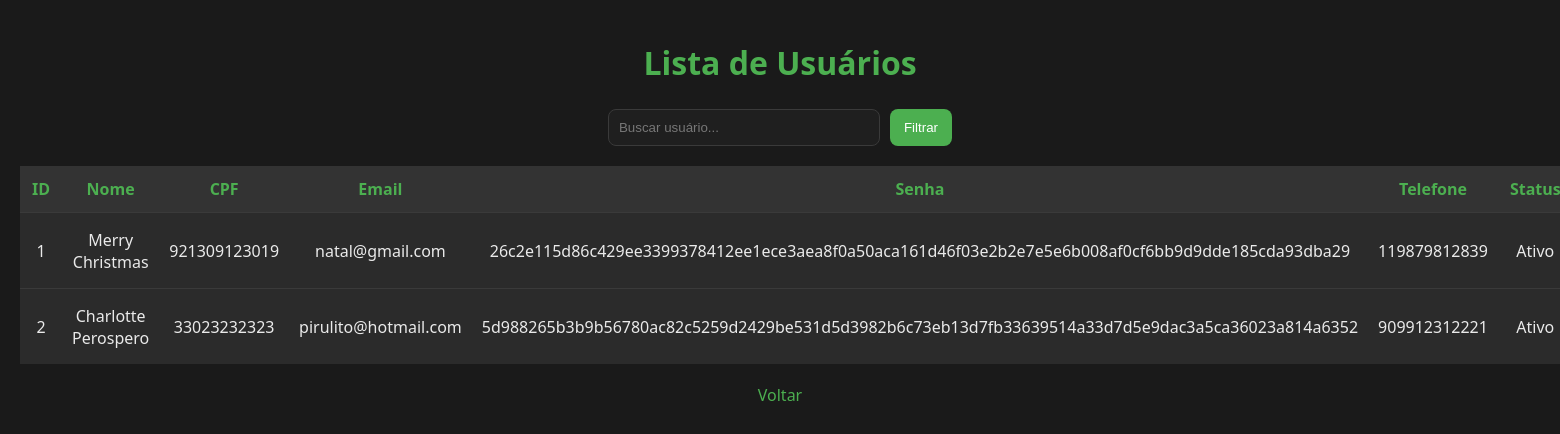
The page /listausers (signed in) on the database as committed earlier.
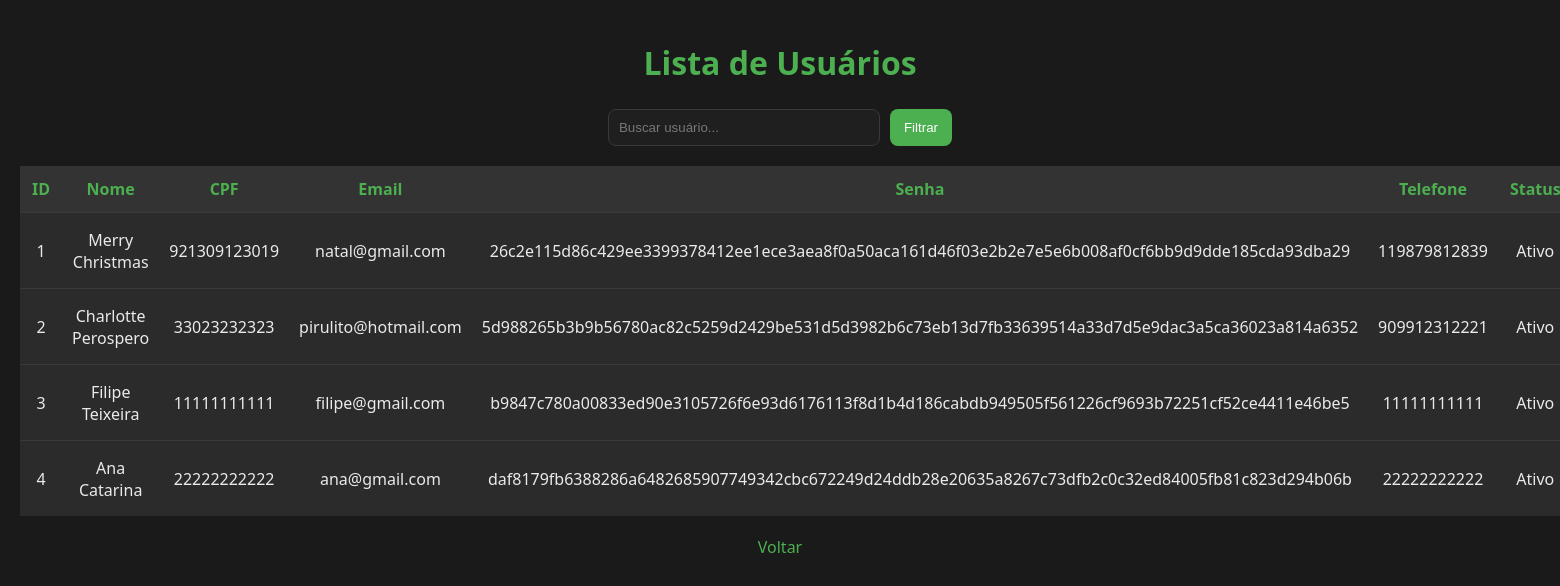
The same page on the database as committed later.
### tables this page shows
CREATE TABLE usuario (
        id INTEGER PRIMARY KEY AUTOINCREMENT,
        nome TEXT NOT NULL CHECK (nome LIKE '% %'),
        cpf TEXT UNIQUE NOT NULL,
        email TEXT NOT NULL,
        tel TEXT,
        senha TEXT NOT NULL,
        status INTEGER DEFAULT 1,
        cargo TEXT
    );

### app.py (the view)
@app.route('/listausers')
def listausers():
    if 'usuario_id' not in session:
        return redirect('/')
    filtro = request.args.get('filtro')
    usuarios = listar_user()
    if filtro:
        usuarios = [u for u in usuarios if filtro.lower() in u['nome'].lower()]
    return render_template('listausers.html', usuarios=usuarios)

### database.py (called while the page is built)
def conectar():
    conn = sqlite3.connect(DB_NAME)
    conn.row_factory = sqlite3.Row
    return conn

### models.py (called while the page is built)
def listar_user():
    conn = conectar()
    conn.row_factory = sqlite3.Row
    cursor = conn.cursor()
    cursor.execute("SELECT * FROM usuario")
    usuarios = cursor.fetchall()
    conn.close()
    return usuarios

### templates/listausers.html (shortened to what this page needs)
<!doctype html>
<html lang="pt-BR">
  <head>
    <link rel="stylesheet" href="{{ url_for('static', filename='css/listausersstyle.css') }}">
  </head>
  <body>
    <h1>Lista de Usuários</h1>
    <form method="GET">
      <input type="text" name="filtro" placeholder="Buscar usuário..." value="{{ request.args.get('filtro', '') }}">
      <button type="submit">Filtrar</button>
    </form>
    <table>
      <tr>
        <th>ID</th>
        <th>Nome</th>
        <th>CPF</th>
        <th>Email</th>
        <th>Senha</th>
        <th>Telefone</th>
        <th>Status</th>
      </tr>
      {% for usuario in usuarios %}
      <tr>
        <td>{{ usuario.id }}</td>
        <td>{{ usuario.nome }}</td>
        <td>{{ usuario.cpf }}</td>
        <td>{{ usuario.email }}</td>
        <td>{{ usuario.senha }}</td>
        <td>{{ usuario.tel }}</td>
        <td>{%if usuario.status == 0%}Inativo{%else%}Ativo{%endif%}</td>
      </tr>
      {% endfor %}
    </table>
    <a href="/menuusuarios">Voltar</a>
  </body>
</html>

Rows that differ between the two databases and show on the page:
added usuario: id "3", nome "Filipe Teixeira", cpf "11111111111", email "filipe@gmail.com", senha "b9847c780a00833ed90e3105726f6e93d6176113f8d1b4d186cabdb949505f561226cf9693b72251cf52ce4411e46be5", tel "11111111111", status "Ativo"
added usuario: id "4", nome "Ana Catarina", cpf "22222222222", email "ana@gmail.com", senha "daf8179fb6388286a6482685907749342cbc672249d24ddb28e20635a8267c73dfb2c0c32ed84005fb81c823d294b06b", tel "22222222222", status "Ativo"
